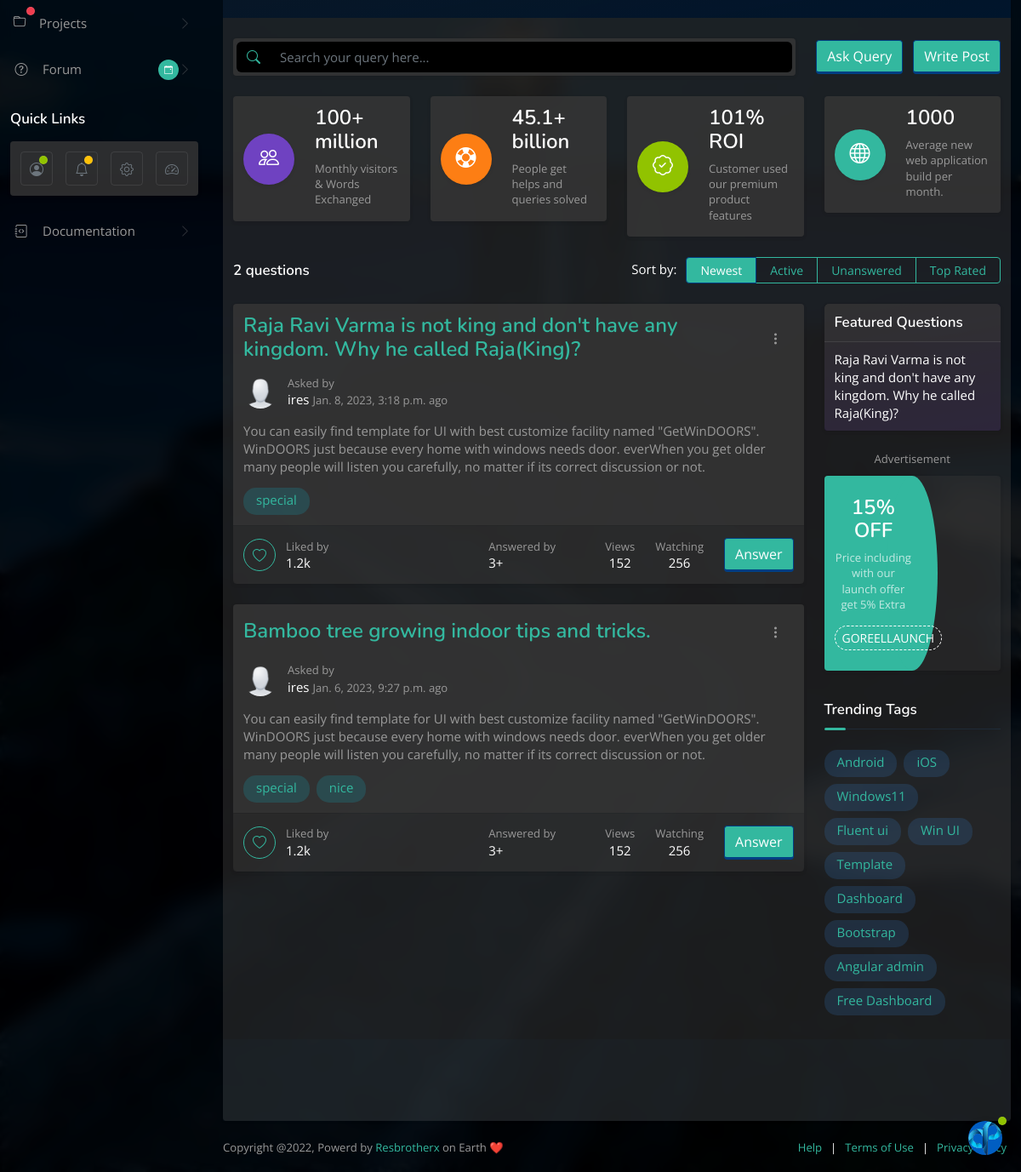
/forum (lower part), run on an earlier commit of the app's database.
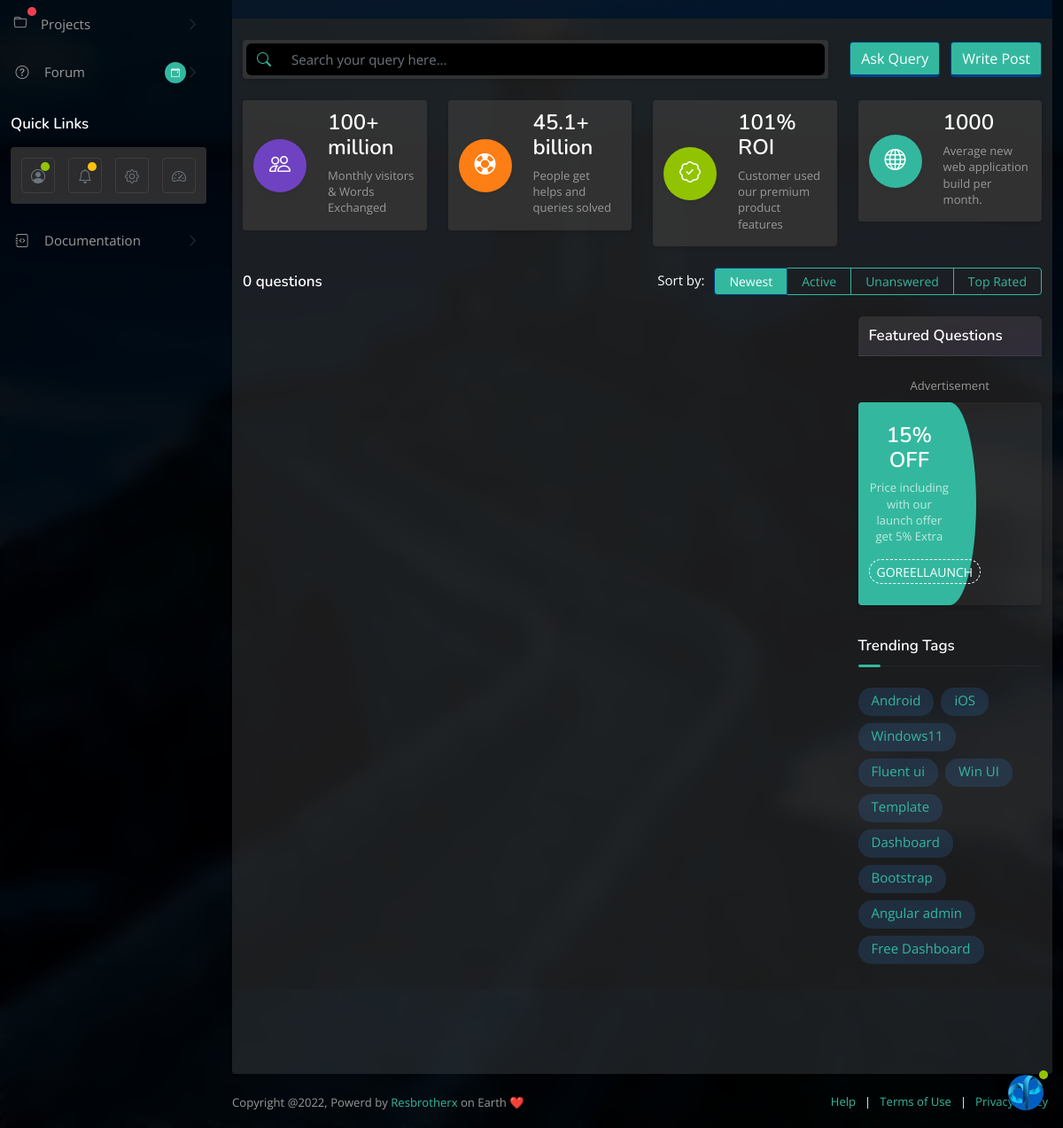
And on a later commit of the database.
### webify/models.py (models this page shows, shortened)
class Forum(models.Model):
	user = models.ForeignKey(User, on_delete=models.CASCADE)
	title = models.CharField(max_length=500)
	discription = models.TextField()
	futured = models.BooleanField(default=False)
	likes=models.ManyToManyField(User, related_name="q_loved", blank=True)
	tags = models.ManyToManyField(Tags)
	date_updated = models.DateTimeField(auto_now=True)
	date_created = models.DateTimeField(auto_now_add=True)
	def get_absolute_url(self):
		return reverse('webify:forum_details', args=[self.id])

class Tags(models.Model):
	name = models.CharField(max_length=300)
	class Meta:
		verbose_name = 'name'
		verbose_name_plural = 'names'

### webify/views.py (the view)
# urls.py: path('forum', views.forum, name="forum"),
def forum(request):
	forum = Forum.objects.all().order_by('-date_created')
	count = forum.count()
	futured = Forum.objects.filter(futured=True)[0:5]
	context = {
		"forum":forum,
		"count":count,
		"futured":futured,
	}
	return render(request,"kwabify/UserDashboard/forum.html",context)

### templates/kwabify/UserDashboard/forum.html (shortened to what this page needs)
  {% extends 'kwabify/UserDashboard/base.html' %}
 {% load static %}
     {% block content %}
  <main class="main mainheight">
        <div class="container-fluid">
            <div class="row mb-4 py-3 py-xl-4 align-items-center justify-content-center vh-50 bg-gradient-theme-light">
            </div>
        </div>
        <div class="container">
            <div class="row align-items-center mb-4">
                <div class="col">
                    <div class="card border-0">
                        <div class="card-body p-1">
                            <div class="input-group">
                                <span class="input-group-text text-theme"><i class="bi bi-search"></i></span>
                                <input class="form-control" type="search" placeholder="Search your query here...">
                            </div>
                        </div>
                    </div>
                </div>
                <div class="col-auto">
                    <button class="btn btn-theme me-2">Ask Query</button>
                    <button class="btn btn-theme">Write Post</button>
                </div>
            </div>
            <div class="row ">
                <div class="col-12 col-md-12 col-lg-6 col-xl-3 mb-4">
                    <div class="card border-0">
                        <div class="card-body">
                            <div class="row align-items-center">
                                <div class="col-auto">
                                    <div class="avatar avatar-60 rounded-circle bg-purple shadow-sm text-white">
                                        <i class="bi bi-people h4"></i>
                                    </div>
                                </div>
                                <div class="col">
                                    <h4 class="fw-medium">100+ million</h4>
                                    <p class="small text-secondary mb-1">Monthly visitors & Words Exchanged</p>
                                </div>
                            </div>
                        </div>
                    </div>
                </div>
                <div class="col-12 col-md-12 col-lg-6 col-xl-3 mb-4">
                    <div class="card border-0">
                        <div class="card-body">
                            <div class="row align-items-center">
                                <div class="col-auto">
                                    <div class="avatar avatar-60 rounded-circle bg-orange shadow-sm text-white">
                                        <i class="bi bi-life-preserver h4"></i>
                                    </div>
                                </div>
                                <div class="col">
                                    <h4 class="fw-medium">45.1+ billion</h4>
                                    <p class="small text-secondary mb-1">People get helps and queries solved</p>
                                </div>
                            </div>
                        </div>
                    </div>
                </div>
                <div class="col-12 col-md-12 col-lg-6 col-xl-3 mb-4">
                    <div class="card border-0">
                        <div class="card-body">
                            <div class="row align-items-center">
                                <div class="col-auto">
                                    <div class="avatar avatar-60 rounded-circle bg-green shadow-sm text-white">
                                        <i class="bi bi-patch-check h4"></i>
                                    </div>
                                </div>
                                <div class="col">
                                    <h4 class="fw-medium">101% ROI</h4>
                                    <p class="small text-secondary mb-1">Customer used our premium product features</p>
                                </div>
                            </div>
                        </div>
                    </div>
                </div>
                <div class="col-12 col-md-12 col-lg-6 col-xl-3 mb-4">
                    <div class="card border-0">
                        <div class="card-body">
                            <div class="row align-items-center">
                                <div class="col-auto">
                                    <div class="avatar avatar-60 rounded-circle bg-theme shadow-sm text-white">
                                        <i class="bi bi-globe h4 mb-0"></i>
                                    </div>
                                </div>
                                <div class="col">
                                    <h4 class="fw-medium">1000</h4>
                                    <p class="small text-secondary mb-1">Average new web application build per month.</p>
                                </div>
                            </div>
                        </div>
                    </div>
                </div>
            </div>
            <div class="row align-items-center mb-4">
                <div class="col">
                    <h6>{{count}} questions</h6>
                </div>
                <div class="col-auto">
                    <span class="me-2">Sort by:</span>
                    <div class="btn-group btn-group-sm" role="group" aria-label="Filter toggle">
                        <label class="btn btn-outline-theme" for="btncheck1filter">Newest</label>
                        <label class="btn btn-outline-theme" for="btncheck2filter">Active</label>
                        <label class="btn btn-outline-theme" for="btncheck3filter">Unanswered</label>
                        <label class="btn btn-outline-theme" for="btncheck4filter">Top Rated</label>
                    </div>
                </div>
            </div>
            <div class="row">
                <div class="col-12 col-md-8 col-lg-9 col-xl-9">
                    {% for i in forum %}
                    <div class="card border-0 mb-4">
                        <div class="card-body">
                            <div class="row align-items-center mb-3">
                                <div class="col">
                                    <h4><a href="{{i.get_absolute_url }}">{{i.title}}</a></h4>
                                </div>
                                <div class="col-auto">
                                    <div class="dropdown">
                                        <button class="btn btn-link text-secondary dropdown-toggle no-caret" type="button" data-bs-toggle="dropdown" aria-expanded="false">
                                            <i class="bi bi-three-dots-vertical vm"></i>
                                        </button>
                                    </div>
                                </div>
                            </div>
                            <div class="row align-items-center mb-3">
                                <div class="col-auto">
                                    <figure class="avatar avatar-40 rounded-circle coverimg vm">
                                    </figure>
                                </div>
                                <div class="col px-0">
                                    <p class="small text-secondary mb-0">Asked by</p>
                                    <p class="mb-0">{{i.user}} <small class="text-secondary"> {{i.date_created}} ago</small></p>
                                </div>
                            </div>
                            <p class="text-secondary">{{i.discription}}</p>
                            <p>
                            {% for o in i.tags.all %}
                                <span class="tag bg-light-theme theme-cyan me-1 mt-1">{{o.name}}</span>
                            {% endfor %}
                            </p>
                        </div>
                        <div class="card-footer">
                            <div class="row align-items-center">
                                <div class="col-auto">
                                    <div class="btn btn-outline-theme theme-red btn-square rounded-circle">
                                        <i class="bi bi-heart h5"></i>
                                    </div>
                                </div>
                                <div class="col-auto ps-0">
                                    <p class="text-secondary small mb-0">Liked by</p>
                                    <p>1.2k</p>
                                </div>
                                <div class="col-auto">
                                    <div class="avatar avatar-44 coverimg rounded-circle me-1">
                                    </div>
                                    <div class="avatar avatar-44 coverimg rounded-circle me-1">
                                    </div>
                                    <div class="avatar avatar-44 coverimg rounded-circle me-1">
                                    </div>
                                </div>
                                <div class="col ps-0">
                                    <p class="text-secondary small mb-0">Answered by</p>
                                    <p>3+</p>
                                </div>
                                <div class="col-auto text-center">
                                    <p class="small text-secondary mb-0">Views</p>
                                    <p class="mb-0">152</p>
                                </div>
                                <div class="col-auto text-center">
                                    <p class="small text-secondary mb-0">Watching</p>
                                    <p class="mb-0">256</p>
                                </div>
                                <div class="col-auto">
                                    <a class="btn btn-theme btn-md" href="#">Answer</a>
                                </div>
                            </div>
                        </div>
                    </div>
                    {% endfor %}
                </div>
                <div class="col-12 col-md-4 col-lg-3 col-xl-3">
                    <div class="card border-0 bg-gradient-theme-light theme-purple mb-4">
                        <div class="card-header border-bottom">
                            <h6>Featured Questions</h6>
                        </div>
                        <div class="card-body p-0">
                            <div class="list-group list-group-flush bg-none">
                                {% for futured in futured %}
                                <a href="forum-details.html" class="list-group-item list-group-item-action">{{futured.title}}</a>
                                {% endfor %}
                            </div>
                        </div>
                    </div>
                    <p class="text-secondary text-center small">Advertisement</p>
                    <div class="card border-0 overflow-hidden mb-4">
                        <div class="row mx-0">
                            <div class="col-6 pe-0 bg-theme text-white half-circle-vertical text-center py-4 z-index-1">
                                <div class="position-relative">
                                    <h4 class="mb-2">15% OFF</h4>
                                    <p class="text-muted small mb-3">Price including with our launch offer get 5% Extra</p>
                                    <button class="copy-text btn btn-sm btn-rounded btn-outline-dashed text-white border-white">GOREELLAUNCH</button>
                                </div>
                            </div>
                            <div class="col-6 position-relative">
                                <figure class="coverimg position-absolute w-100 h-100 start-0 top-0 m-0">
                                </figure>
                            </div>
                        </div>
                    </div>
                    <h6 class="title">Trending Tags</h6>
                    <div>
                        <a href="#" class="tag bg-light-theme me-1 my-1">Android</a>
                        <a href="#" class="tag bg-light-theme me-1 my-1">iOS</a>
                        <a href="#" class="tag bg-light-theme me-1 my-1">Windows11</a>
                        <a href="#" class="tag bg-light-theme me-1 my-1">Fluent ui</a>
                        <a href="#" class="tag bg-light-theme me-1 my-1">Win UI</a>
                        <a href="#" class="tag bg-light-theme me-1 my-1">Template</a>
                        <a href="#" class="tag bg-light-theme me-1 my-1">Dashboard</a>
                        <a href="#" class="tag bg-light-theme me-1 my-1">Bootstrap</a>
                        <a href="#" class="tag bg-light-theme me-1 my-1">Angular admin</a>
                        <a href="#" class="tag bg-light-theme me-1 my-1">Free Dashboard</a>
                    </div>
                </div>
            </div>
        </div>
        {% include 'kwabify/UserDashboard/footer.html' %}
    </main>
{% endblock content %}

What changed in the data, as far as the page shows it:
removed Forum: title "Raja Ravi Varma is not king and don't have any kingdom. Why he called Raja(King)?", user "ires", date_created "Jan. 8, 2023, 3:18 p.m.", discription "You can easily find template for UI with best customize facility named \"GetWinDOORS\". WinDOORS just because every home with windows needs door. everWhen you get older many people will listen you carefully, no matter if its correct discussion or not."
removed Tags: name "special"
removed Forum: title "Bamboo tree growing indoor tips and tricks.", user "ires", date_created "Jan. 6, 2023, 9:27 p.m.", discription "You can easily find template for UI with best customize facility named \"GetWinDOORS\". WinDOORS just because every home with windows needs door. everWhen you get older many people will listen you carefully, no matter if its correct discussion or not.", shown under "2 questions"
removed Tags: name "nice", shown under "Bamboo tree growing indoor tips and tricks."
Also different on the page:
{{ count }}: "2" → "0"
